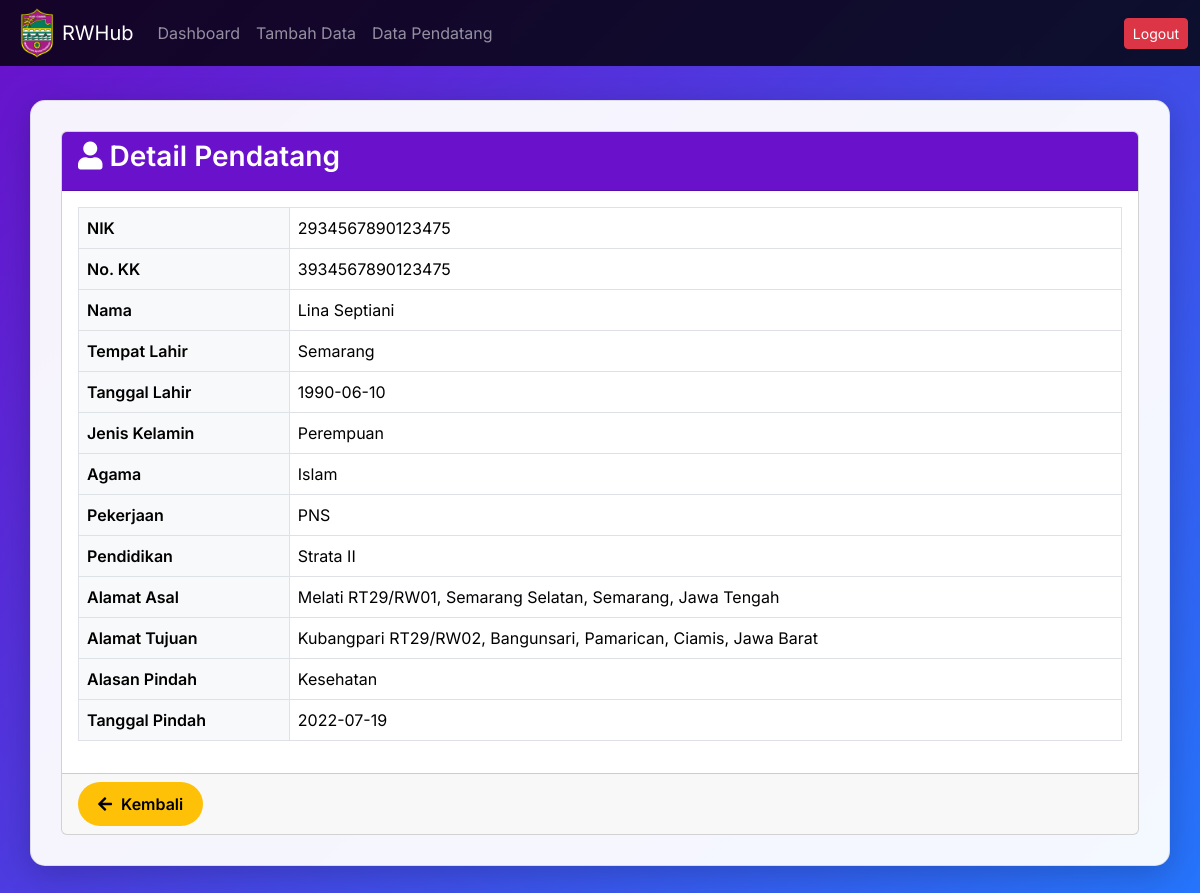
Page /detail_pendatang.php?nik=2934567890123475 on the committed database.
### tables this page shows
CREATE TABLE `warga_pendatang` (
  `nik` varchar(16) NOT NULL,
  `no_kk` varchar(16) DEFAULT NULL,
  `nama` varchar(25) DEFAULT NULL,
  `tempat_lahir` text DEFAULT NULL,
  `tanggal_lahir` date DEFAULT NULL,
  `jenis_kelamin` enum('Perempuan','Laki-laki') DEFAULT NULL,
  `agama` varchar(15) NOT NULL,
  `pekerjaan` enum('Tidak Bekerja','Pelajar','Mahasiswa','Wiraswasta','Wirausaha','PNS','Guru','Buruh','Lainnya') DEFAULT NULL,
  `pendidikan` enum('Tidak/Belum Sekolah','Belum Tamat SD/Sederajat','Tamat SD/Sederajat','SLTP/Sederajat','SLTA/Sederajat','Diploma I/II','Akademi/Diploma III/S.Muda','Diploma IV/Strata I','Strata II','Strata III') DEFAULT NULL,
  `alamat_asal` text DEFAULT NULL,
  `alamat_tujuan` text DEFAULT NULL,
  `alasan_pindah` enum('Pekerjaan','Pendidikan','Keamanan','Kesehatan','Perumahan','Keluarga','Lainnya') DEFAULT NULL,
  `tanggal_pindah` date DEFAULT NULL
);

### detail_pendatang.php (the view, shortened to what this page needs)
<?php
include 'db_connect.php';
if (isset($_GET['nik'])) {
    $nik = $_GET['nik'];
    $query = "SELECT * FROM warga_pendatang WHERE nik = ?";
    $stmt = $conn->prepare($query);
    $stmt->bind_param("s", $nik);
    $stmt->execute();
    $result = $stmt->get_result();
    $data = $result->fetch_assoc();
} else {
    $error_message = "NIK tidak disediakan.";
}
?>
<!DOCTYPE html>
<html lang="id">
<head>
    <link href="https://cdn.jsdelivr.net/npm/bootstrap@5.3.0-alpha3/dist/css/bootstrap.min.css" rel="stylesheet">
    <link href="https://cdnjs.cloudflare.com/ajax/libs/font-awesome/5.15.4/css/all.min.css" rel="stylesheet">
</head>
<body>
<nav class="navbar navbar-expand-lg navbar-dark fixed-top">
    <div class="container-fluid">
        <img src="images\logo.png" width="50px">
        <a class="navbar-brand" href="#">RWHub</a>
        <div class="collapse navbar-collapse justify-content-end" id="navbarNav">
            <ul class="navbar-nav me-auto mb-2 mb-lg-0">
                <li class="nav-item">
                    <a class="nav-link" href="dashboard.php">Dashboard</a>
                </li>
                <li class="nav-item">
                    <a class="nav-link" href="tambah_pendatang.php">Tambah Data</a>
                </li>
                <li class="nav-item">
                    <a class="nav-link" href="lihat_pendatang.php">Data Pendatang</a>
                </li>
            </ul>
            <a href="logout.php" class="btn btn-danger btn-sm">Logout</a>
        </div>
    </div>
</nav>
<div class="container container-main">
    <div class="card">
        <div class="card-header">
            <h3 class="card-title">
                <i class="fa fa-user"></i> Detail Pendatang
            </h3>
        </div>
        <div class="card-body">
            <?php if (isset($error_message)): ?>
                <div class="alert alert-danger">
                    <?php echo htmlspecialchars($error_message); ?>
                </div>
            <?php elseif ($data): ?>
                <table class="table table-bordered">
                    <tbody>
                        <tr>
                            <th scope="row">NIK</th>
                            <td><?php echo htmlspecialchars($data['nik']); ?></td>
                        </tr>
                        <tr>
                            <th scope="row">No. KK</th>
                            <td><?php echo htmlspecialchars($data['no_kk']); ?></td>
                        </tr>
                        <tr>
                            <th scope="row">Nama</th>
                            <td><?php echo htmlspecialchars($data['nama']); ?></td>
                        </tr>
                        <tr>
                            <th scope="row">Tempat Lahir</th>
                            <td><?php echo htmlspecialchars($data['tempat_lahir']); ?></td>
                        </tr>
                        <tr>
                            <th scope="row">Tanggal Lahir</th>
                            <td><?php echo htmlspecialchars($data['tanggal_lahir']); ?></td>
                        </tr>
                        <tr>
                            <th scope="row">Jenis Kelamin</th>
                            <td><?php echo htmlspecialchars($data['jenis_kelamin']); ?></td>
                        </tr>
                        <tr>
                            <th scope="row">Agama</th>
                            <td><?php echo htmlspecialchars($data['agama']); ?></td>
                        </tr>
                        <tr>
                            <th scope="row">Pekerjaan</th>
                            <td><?php echo htmlspecialchars($data['pekerjaan']); ?></td>
                        </tr>
                        <tr>
                            <th scope="row">Pendidikan</th>
                            <td><?php echo htmlspecialchars($data['pendidikan']); ?></td>
                        </tr>
                        <tr>
                            <th scope="row">Alamat Asal</th>
                            <td><?php echo nl2br(htmlspecialchars($data['alamat_asal'])); ?></td>
                        </tr>
                        <tr>
                            <th scope="row">Alamat Tujuan</th>
                            <td><?php echo nl2br(htmlspecialchars($data['alamat_tujuan'])); ?></td>
                        </tr>
                        <tr>
                            <th scope="row">Alasan Pindah</th>
                            <td><?php echo htmlspecialchars($data['alasan_pindah']); ?></td>
                        </tr>
                        <tr>
                            <th scope="row">Tanggal Pindah</th>
                            <td><?php echo htmlspecialchars($data['tanggal_pindah']); ?></td>
                        </tr>
                    </tbody>
                </table>
            <?php endif; ?>
        </div>
        <div class="card-footer">
            <a href="lihat_pendatang.php" class="btn btn-custom-back">
                <i class="fa fa-arrow-left btn-back-icon"></i> Kembali
            </a>
        </div>
    </div>
</div>
</body>
</html>

### detail_pendatang.php (style rules this page uses)
body { font-family: 'Inter', sans-serif; background: linear-gradient(135deg, #6a11cb 0%, #2575fc 100%); min-height: 100vh; color: #000000; }
.navbar { background: rgba(0, 0, 0, 0.8) !important; }
.container-main { background: rgba(255, 255, 255, 0.95); padding: 30px; border-radius: 15px; box-shadow: 0 8px 32px 0 rgba(0, 0, 0, 0.2); border: 1px solid rgba(0, 0, 0, 0.1); margin-top: 100px; margin-bottom: 40px; color: #000000; }
.card-header { background: #6a11cb !important; border-radius: 15px 15px 0 0; color: #ffffff; }
.card-title { font-weight: 600; color: #ffffff; }
.table th { background-color: #f8f9fa; color: #000000; font-weight: 600; }
.table td { vertical-align: middle; color: #000000; }
.btn-custom-back { background-color: #ffc107; color: #000000; border: none; border-radius: 50px; padding: 10px 20px; transition: all 0.3s ease; font-weight: 600; }
.btn-back-icon { margin-right: 5px; }

### rows in the picture
warga_pendatang: nik "2934567890123475", no_kk "3934567890123475", nama "Lina Septiani", tempat_lahir "Semarang", tanggal_lahir "1990-06-10", jenis_kelamin "Perempuan", agama "Islam", pekerjaan "PNS", pendidikan "Strata II", alamat_asal "Melati RT29/RW01, Semarang Selatan, Semarang, Jawa Tengah", alamat_tujuan "Kubangpari RT29/RW02, Bangunsari, Pamarican, Ciamis, Jawa Barat", alasan_pindah "Kesehatan", tanggal_pindah "2022-07-19"
